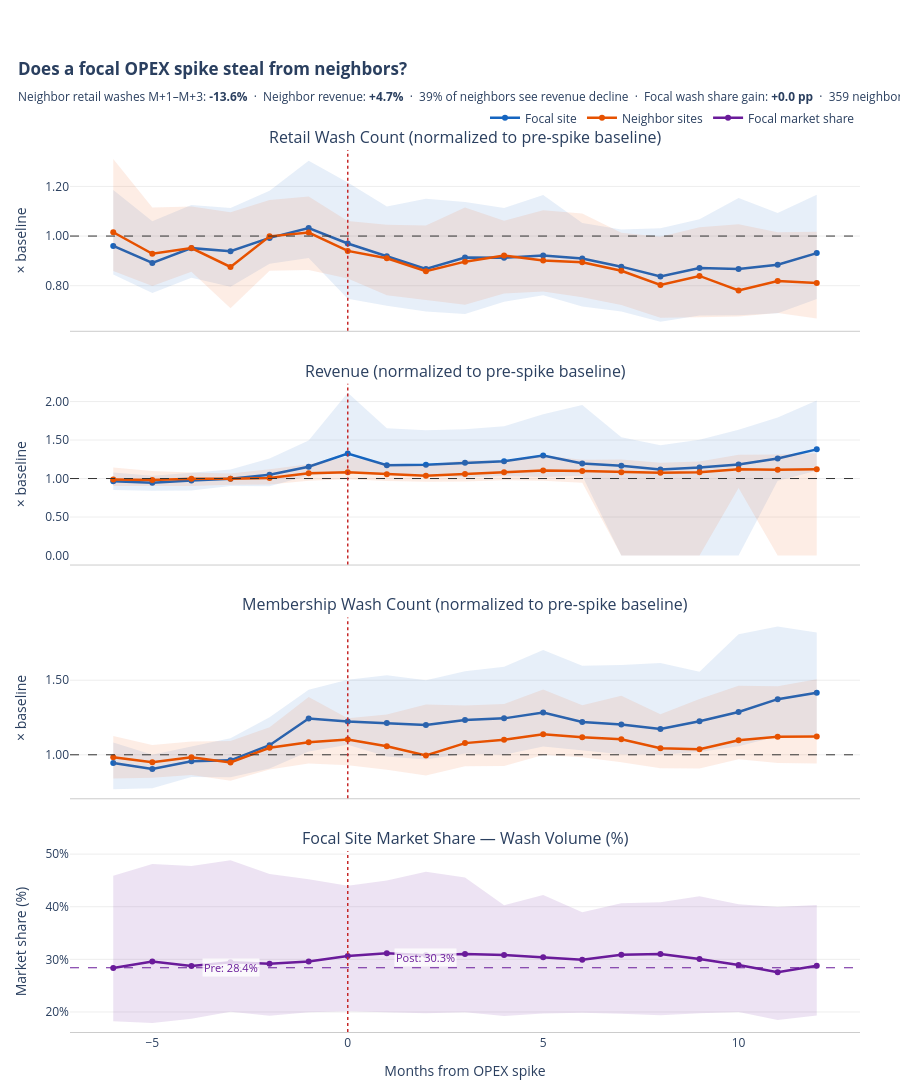

This figure's notebook cell:
### Code cell
# ── Cell A: Distance matrix (run once) ──
dist_df = build_distance_matrix(site_pnl, radius_km=20)

# ── Cell B: Neighbor event study ──
neighbor_events_df = build_neighbor_event_study(
    data, spikes, dist_df,
    pre_months=6, post_months=12, min_pre_obs=3
)

# ── Cell C: Market share panel ──
market_share_df = build_market_share_panel(
    data, spikes, dist_df,
    pre_months=6, post_months=12
)

# ── Cell D: Concrete stats ──
stats = compute_spillover_stats(
    events_df, neighbor_events_df, market_share_df,
    post_window=(1, 3)
)

# ── Cell E: Visualization ──
fig = plot_spillover_event_study(events_df, neighbor_events_df, market_share_df, stats)

### Figure 1 — Plotly figure (JSON) as saved in the notebook; plotly's stock layout.template omitted (floating-point values rounded to 4 significant figures)
{"data": [{"fill": "toself", "fillcolor": "#1565C0", "hoverinfo": "skip", "line": {"width": 0}, "opacity": 0.1, "showlegend": false, "type": "scatter", "x": [-6, -5, -4, -3, -2, -1, 0, 1, 2, 3, 4, 5, 6, 7, 8, 9, 10, 11, 12, 12, 11, 10, 9, 8, 7, 6, 5, 4, 3, 2, 1, 0, -1, -2, -3, -4, -5, -6], "xaxis": "x", "y": [1.185, 1.06, 1.125, 1.113, 1.183, 1.304, 1.216, 1.119, 1.15, 1.137, 1.113, 1.166, 1.052, 1.026, 1.031, 1.068, 1.153, 1.093, 1.166, 0.7461, 0.689, 0.6811, 0.6799, 0.6547, 0.6956, 0.7162, 0.7611, 0.7352, 0.6862, 0.6956, 0.7192, 0.7471, 0.9117, 0.888, 0.7954, 0.8319, 0.7701, 0.8451], "yaxis": "y"}, {"hovertemplate": "<b>Focal site</b><br>M%{x} from spike<br>Median: %{y:.2f}× baseline<extra></extra>", "legendgroup": "Focal site", "line": {"color": "#1565C0", "width": 2.5}, "marker": {"size": 6}, "mode": "lines+markers", "name": "Focal site", "showlegend": true, "type": "scatter", "x": [-6, -5, -4, -3, -2, -1, 0, 1, 2, 3, 4, 5, 6, 7, 8, 9, 10, 11, 12], "xaxis": "x", "y": [0.9603, 0.8916, 0.9513, 0.9387, 0.9926, 1.033, 0.9699, 0.919, 0.8674, 0.9137, 0.9123, 0.9218, 0.9096, 0.8767, 0.8375, 0.8711, 0.8673, 0.8846, 0.9313], "yaxis": "y"}, {"fill": "toself", "fillcolor": "#E65100", "hoverinfo": "skip", "line": {"width": 0}, "opacity": 0.1, "showlegend": false, "type": "scatter", "x": [-6, -5, -4, -3, -2, -1, 0, 1, 2, 3, 4, 5, 6, 7, 8, 9, 10, 11, 12, 12, 11, 10, 9, 8, 7, 6, 5, 4, 3, 2, 1, 0, -1, -2, -3, -4, -5, -6], "xaxis": "x", "y": [1.31, 1.115, 1.119, 1.096, 1.145, 1.159, 1.061, 1.046, 1.043, 1.115, 1.061, 1.103, 1.09, 1.013, 0.9973, 1.036, 1.048, 1.016, 1.017, 0.6682, 0.6897, 0.6755, 0.6732, 0.6707, 0.7225, 0.7537, 0.7761, 0.7689, 0.723, 0.741, 0.7618, 0.8292, 0.8633, 0.8603, 0.7095, 0.8557, 0.7987, 0.8595], "yaxis": "y"}, {"hovertemplate": "<b>Neighbor sites</b><br>M%{x} from spike<br>Median: %{y:.2f}× baseline<extra></extra>", "legendgroup": "Neighbor sites", "line": {"color": "#E65100", "width": 2.5}, "marker": {"size": 6}, "mode": "lines+markers", "name": "Neighbor sites", "showlegend": true, "type": "scatter", "x": [-6, -5, -4, -3, -2, -1, 0, 1, 2, 3, 4, 5, 6, 7, 8, 9, 10, 11, 12], "xaxis": "x", "y": [1.015, 0.9287, 0.9514, 0.8755, 0.9988, 1.014, 0.9401, 0.9107, 0.8586, 0.8969, 0.9216, 0.9014, 0.8941, 0.86, 0.803, 0.8394, 0.7806, 0.8187, 0.8108], "yaxis": "y"}, {"fill": "toself", "fillcolor": "#1565C0", "hoverinfo": "skip", "line": {"width": 0}, "opacity": 0.1, "showlegend": false, "type": "scatter", "x": [-6, -5, -4, -3, -2, -1, 0, 1, 2, 3, 4, 5, 6, 7, 8, 9, 10, 11, 12, 12, 11, 10, 9, 8, 7, 6, 5, 4, 3, 2, 1, 0, -1, -2, -3, -4, -5, -6], "xaxis": "x2", "y": [1.079, 1.037, 1.075, 1.118, 1.259, 1.493, 2.114, 1.652, 1.629, 1.64, 1.678, 1.837, 1.954, 1.536, 1.431, 1.503, 1.634, 1.792, 2.014, 1.103, 0.9704, 0, 0, 0, 0, 1.037, 1.02, 1.031, 1.012, 1.042, 1.044, 1.072, 1.038, 0.9001, 0.9032, 0.8448, 0.8412, 0.8493], "yaxis": "y2"}, {"hovertemplate": "<b>Focal site</b><br>M%{x} from spike<br>Median: %{y:.2f}× baseline<extra></extra>", "legendgroup": "Focal site", "line": {"color": "#1565C0", "width": 2.5}, "marker": {"size": 6}, "mode": "lines+markers", "name": "Focal site", "showlegend": false, "type": "scatter", "x": [-6, -5, -4, -3, -2, -1, 0, 1, 2, 3, 4, 5, 6, 7, 8, 9, 10, 11, 12], "xaxis": "x2", "y": [0.9647, 0.9464, 0.9753, 0.9981, 1.049, 1.153, 1.325, 1.172, 1.18, 1.206, 1.226, 1.298, 1.196, 1.166, 1.119, 1.142, 1.183, 1.26, 1.379], "yaxis": "y2"}, {"fill": "toself", "fillcolor": "#E65100", "hoverinfo": "skip", "line": {"width": 0}, "opacity": 0.1, "showlegend": false, "type": "scatter", "x": [-6, -5, -4, -3, -2, -1, 0, 1, 2, 3, 4, 5, 6, 7, 8, 9, 10, 11, 12, 12, 11, 10, 9, 8, 7, 6, 5, 4, 3, 2, 1, 0, -1, -2, -3, -4, -5, -6], "xaxis": "x2", "y": [1.143, 1.099, 1.077, 1.066, 1.12, 1.186, 1.283, 1.191, 1.174, 1.242, 1.232, 1.299, 1.245, 1.248, 1.205, 1.222, 1.309, 1.313, 1.33, 0, 0, 0.8754, 0, 0, 0, 0.9444, 0.9695, 0.9779, 0.9602, 0.9591, 0.9676, 0.9894, 0.9712, 0.9229, 0.92, 0.9016, 0.9042, 0.9016], "yaxis": "y2"}, {"hovertemplate": "<b>Neighbor sites</b><br>M%{x} from spike<br>Median: %{y:.2f}× baseline<extra></extra>", "legendgroup": "Neighbor sites", "line": {"color": "#E65100", "width": 2.5}, "marker": {"size": 6}, "mode": "lines+markers", "name": "Neighbor sites", "showlegend": false, "type": "scatter", "x": [-6, -5, -4, -3, -2, -1, 0, 1, 2, 3, 4, 5, 6, 7, 8, 9, 10, 11, 12], "xaxis": "x2", "y": [0.9885, 0.9816, 0.9984, 0.9959, 1.007, 1.069, 1.081, 1.057, 1.037, 1.059, 1.081, 1.105, 1.097, 1.082, 1.075, 1.083, 1.12, 1.113, 1.119], "yaxis": "y2"}, {"fill": "toself", "fillcolor": "#1565C0", "hoverinfo": "skip", "line": {"width": 0}, "opacity": 0.1, "showlegend": false, "type": "scatter", "x": [-6, -5, -4, -3, -2, -1, 0, 1, 2, 3, 4, 5, 6, 7, 8, 9, 10, 11, 12, 12, 11, 10, 9, 8, 7, 6, 5, 4, 3, 2, 1, 0, -1, -2, -3, -4, -5, -6], "xaxis": "x3", "y": [1.082, 1.0, 1.056, 1.111, 1.252, 1.435, 1.503, 1.533, 1.5, 1.56, 1.591, 1.703, 1.597, 1.603, 1.615, 1.556, 1.808, 1.86, 1.82, 1.131, 1.125, 1.057, 1.018, 0.9996, 1.004, 1.029, 1.056, 0.9994, 1.008, 0.968, 0.9878, 1.067, 1.022, 0.9082, 0.849, 0.8512, 0.7748, 0.769], "yaxis": "y3"}, {"hovertemplate": "<b>Focal site</b><br>M%{x} from spike<br>Median: %{y:.2f}× baseline<extra></extra>", "legendgroup": "Focal site", "line": {"color": "#1565C0", "width": 2.5}, "marker": {"size": 6}, "mode": "lines+markers", "name": "Focal site", "showlegend": false, "type": "scatter", "x": [-6, -5, -4, -3, -2, -1, 0, 1, 2, 3, 4, 5, 6, 7, 8, 9, 10, 11, 12], "xaxis": "x3", "y": [0.9454, 0.9042, 0.9568, 0.9629, 1.064, 1.243, 1.223, 1.213, 1.2, 1.234, 1.244, 1.284, 1.22, 1.204, 1.173, 1.225, 1.287, 1.373, 1.415], "yaxis": "y3"}, {"fill": "toself", "fillcolor": "#E65100", "hoverinfo": "skip", "line": {"width": 0}, "opacity": 0.1, "showlegend": false, "type": "scatter", "x": [-6, -5, -4, -3, -2, -1, 0, 1, 2, 3, 4, 5, 6, 7, 8, 9, 10, 11, 12, 12, 11, 10, 9, 8, 7, 6, 5, 4, 3, 2, 1, 0, -1, -2, -3, -4, -5, -6], "xaxis": "x3", "y": [1.126, 1.065, 1.089, 1.092, 1.185, 1.388, 1.245, 1.271, 1.337, 1.33, 1.341, 1.438, 1.333, 1.396, 1.272, 1.375, 1.462, 1.46, 1.506, 0.9413, 0.9443, 0.9702, 0.9078, 0.9097, 0.9501, 0.9828, 0.9993, 0.9252, 0.9228, 0.8619, 0.9001, 0.929, 0.942, 0.9012, 0.8262, 0.8649, 0.8454, 0.8411], "yaxis": "y3"}, {"hovertemplate": "<b>Neighbor sites</b><br>M%{x} from spike<br>Median: %{y:.2f}× baseline<extra></extra>", "legendgroup": "Neighbor sites", "line": {"color": "#E65100", "width": 2.5}, "marker": {"size": 6}, "mode": "lines+markers", "name": "Neighbor sites", "showlegend": false, "type": "scatter", "x": [-6, -5, -4, -3, -2, -1, 0, 1, 2, 3, 4, 5, 6, 7, 8, 9, 10, 11, 12], "xaxis": "x3", "y": [0.9835, 0.9508, 0.9831, 0.9484, 1.047, 1.085, 1.103, 1.057, 0.9949, 1.078, 1.101, 1.137, 1.117, 1.105, 1.044, 1.038, 1.097, 1.121, 1.122], "yaxis": "y3"}, {"fill": "toself", "fillcolor": "#6A1B9A", "hoverinfo": "skip", "line": {"width": 0}, "opacity": 0.12, "showlegend": false, "type": "scatter", "x": [-6, -5, -4, -3, -2, -1, 0, 1, 2, 3, 4, 5, 6, 7, 8, 9, 10, 11, 12, 12, 11, 10, 9, 8, 7, 6, 5, 4, 3, 2, 1, 0, -1, -2, -3, -4, -5, -6], "xaxis": "x4", "y": [45.91, 48.12, 47.76, 48.84, 46.23, 45.21, 43.98, 44.97, 46.66, 45.57, 40.28, 42.24, 38.97, 40.67, 40.84, 41.99, 40.49, 39.97, 40.33, 19.32, 18.49, 19.99, 19.75, 19.4, 19.67, 19.85, 19.69, 19.25, 19.94, 19.76, 19.96, 20.14, 19.95, 19.29, 20.03, 18.7, 17.91, 18.23], "yaxis": "y4"}, {"hovertemplate": "M%{x}<br>Market share: %{y:.1f}%<extra></extra>", "legendgroup": "share", "line": {"color": "#6A1B9A", "width": 2.5}, "marker": {"size": 6}, "mode": "lines+markers", "name": "Focal market share", "showlegend": true, "type": "scatter", "x": [-6, -5, -4, -3, -2, -1, 0, 1, 2, 3, 4, 5, 6, 7, 8, 9, 10, 11, 12], "xaxis": "x4", "y": [28.36, 29.61, 28.75, 29.45, 29.16, 29.6, 30.66, 31.16, 30.8, 31.02, 30.82, 30.39, 29.91, 30.85, 31.04, 30.08, 28.91, 27.53, 28.79], "yaxis": "y4"}], "layout": {"annotations": [{"font": {"size": 16}, "showarrow": false, "text": "Retail Wash Count (normalized to pre-spike baseline)", "x": 0.5, "xanchor": "center", "xref": "paper", "y": 1, "yanchor": "bottom", "yref": "paper"}, {"font": {"size": 16}, "showarrow": false, "text": "Revenue (normalized to pre-spike baseline)", "x": 0.5, "xanchor": "center", "xref": "paper", "y": 0.735, "yanchor": "bottom", "yref": "paper"}, {"font": {"size": 16}, "showarrow": false, "text": "Membership Wash Count (normalized to pre-spike baseline)", "x": 0.5, "xanchor": "center", "xref": "paper", "y": 0.47, "yanchor": "bottom", "yref": "paper"}, {"font": {"size": 16}, "showarrow": false, "text": "Focal Site Market Share — Wash Volume (%)", "x": 0.5, "xanchor": "center", "xref": "paper", "y": 0.205, "yanchor": "bottom", "yref": "paper"}, {"bgcolor": "rgba(255,255,255,0.8)", "font": {"color": "#6A1B9A", "size": 11}, "showarrow": false, "text": "Pre: 28.4%", "x": -3, "xref": "x4", "y": 28.4, "yref": "y4"}, {"bgcolor": "rgba(255,255,255,0.8)", "font": {"color": "#6A1B9A", "size": 11}, "showarrow": false, "text": "Post: 30.3%", "x": 2, "xref": "x4", "y": 30.34, "yref": "y4"}], "height": 1360, "hovermode": "x unified", "legend": {"bgcolor": "rgba(0,0,0,0)", "orientation": "h", "x": 1, "xanchor": "right", "y": 1.02, "yanchor": "bottom"}, "margin": {"b": 60, "l": 70, "r": 40, "t": 150}, "plot_bgcolor": "white", "shapes": [{"line": {"color": "#333", "dash": "dash", "width": 1}, "type": "line", "x0": 0, "x1": 1, "xref": "x domain", "y0": 1, "y1": 1, "yref": "y"}, {"line": {"color": "#C62828", "dash": "dot", "width": 1.5}, "type": "line", "x0": 0, "x1": 0, "xref": "x", "y0": 0, "y1": 1, "yref": "y domain"}, {"line": {"color": "#333", "dash": "dash", "width": 1}, "type": "line", "x0": 0, "x1": 1, "xref": "x2 domain", "y0": 1, "y1": 1, "yref": "y2"}, {"line": {"color": "#C62828", "dash": "dot", "width": 1.5}, "type": "line", "x0": 0, "x1": 0, "xref": "x2", "y0": 0, "y1": 1, "yref": "y2 domain"}, {"line": {"color": "#333", "dash": "dash", "width": 1}, "type": "line", "x0": 0, "x1": 1, "xref": "x3 domain", "y0": 1, "y1": 1, "yref": "y3"}, {"line": {"color": "#C62828", "dash": "dot", "width": 1.5}, "type": "line", "x0": 0, "x1": 0, "xref": "x3", "y0": 0, "y1": 1, "yref": "y3 domain"}, {"line": {"color": "#6A1B9A", "dash": "dash", "width": 1}, "type": "line", "x0": 0, "x1": 1, "xref": "x4 domain", "y0": 28.4, "y1": 28.4, "yref": "y4"}, {"line": {"color": "#C62828", "dash": "dot", "width": 1.5}, "type": "line", "x0": 0, "x1": 0, "xref": "x4", "y0": 0, "y1": 1, "yref": "y4 domain"}], "title": {"text": "<b>Does a focal OPEX spike steal from neighbors?</b><br><sub>Neighbor retail washes M+1–M+3: <b>-13.6%</b>  ·  Neighbor revenue: <b>+4.7%</b>  ·  39% of neighbors see revenue decline  ·  Focal wash share gain: <b>+0.0 pp</b>  ·  359 neighbor-event pairs</sub>", "x": 0.02, "xanchor": "left"}, "xaxis": {"anchor": "y", "domain": [0, 1], "linecolor": "#CCC", "matches": "x4", "showgrid": false, "showline": true, "showticklabels": false}, "xaxis2": {"anchor": "y2", "domain": [0, 1], "linecolor": "#CCC", "matches": "x4", "showgrid": false, "showline": true, "showticklabels": false}, "xaxis3": {"anchor": "y3", "domain": [0, 1], "linecolor": "#CCC", "matches": "x4", "showgrid": false, "showline": true, "showticklabels": false}, "xaxis4": {"anchor": "y4", "domain": [0, 1], "linecolor": "#CCC", "showgrid": false, "showline": true, "title": {"text": "Months from OPEX spike"}}, "yaxis": {"anchor": "x", "domain": [0.795, 1], "gridcolor": "#EEE", "tickformat": ".2f", "title": {"text": "× baseline"}}, "yaxis2": {"anchor": "x2", "domain": [0.53, 0.735], "gridcolor": "#EEE", "tickformat": ".2f", "title": {"text": "× baseline"}}, "yaxis3": {"anchor": "x3", "domain": [0.265, 0.47], "gridcolor": "#EEE", "tickformat": ".2f", "title": {"text": "× baseline"}}, "yaxis4": {"anchor": "x4", "domain": [0, 0.205], "gridcolor": "#EEE", "ticksuffix": "%", "title": {"text": "Market share (%)"}}}}
